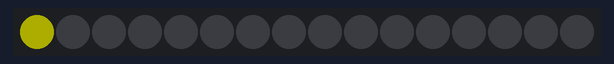
Recording of a sketch running on a simulated Arduino Uno, built with avr-gcc and run on an emulated ATmega328P. Parts: 16 RGB LEDs in strip order, left to right. Dim RGB values are drawn brighter than linear.

Above: at 0.15 s.
At 0.55 s:
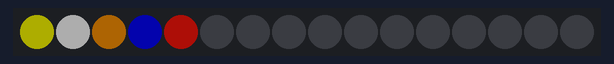
At 0.96 s:
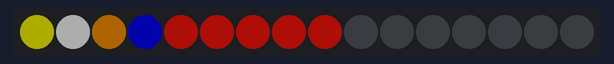
At 1.7 s:
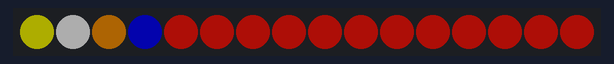

The sketch:

Static.ino
```cpp
// RGBW (Red Green Blue White Neo-Pixel starter code
// 16 LEDS with no loop inside of void loop()

#include <Adafruit_NeoPixel.h>
#ifdef __AVR__
  #include <avr/power.h>
#endif

#define PIN 6

#define NUM_LEDS 16

#define BRIGHTNESS 50

Adafruit_NeoPixel strip = Adafruit_NeoPixel(NUM_LEDS, PIN, NEO_GRBW + NEO_KHZ800);


void setup() {
  Serial.begin(115200);
  strip.setBrightness(BRIGHTNESS);
  strip.begin();
  strip.show(); // Initialize all pixels to 'off'
}

// Initialize some variables for the void loop()
int led, red, green, blue, white;
int wait = 100;

void loop() {

  led = 0; red = 255; green = 255; blue = 0; white = 0;
  strip.setPixelColor(led, red, green , blue, white);
  delay(wait);
  strip.show();

  led = 1; red = 255; green = 255; blue = 255; white = 0;
  strip.setPixelColor(led, red, green , blue, white);
  delay(wait);
  strip.show();

  led = 2; red = 255; green = 150; blue = 10; white = 0;
  strip.setPixelColor(led, red, green , blue, white);
  delay(wait);
  strip.show();

  led = 3; red = 0; green = 0; blue = 250; white = 10;
  strip.setPixelColor(led, red, green , blue, white);
  delay(wait);
  strip.show();

  led = 4; red = 255; green = 16; blue = 8; white = 10;
  strip.setPixelColor(led, red, green , blue, white);
  delay(wait);
   strip.show();

  led = 5; red = 255; green = 16; blue = 8; white = 10;
  strip.setPixelColor(led, red, green , blue, white);
  delay(wait);
   strip.show();

  led = 6; red = 255; green = 16; blue = 8; white = 10;
  strip.setPixelColor(led, red, green , blue, white);
  delay(wait);
   strip.show();

    led = 7; red = 255; green = 16; blue = 8; white = 10;
  strip.setPixelColor(led, red, green , blue, white);
  delay(wait);
   strip.show();

    led = 8; red = 255; green = 16; blue = 8; white = 10;
  strip.setPixelColor(led, red, green , blue, white);
  delay(wait);
   strip.show();

    led = 9; red = 255; green = 16; blue = 8; white = 10;
  strip.setPixelColor(led, red, green , blue, white);
  delay(wait);
   strip.show();

    led = 10; red = 255; green = 16; blue = 8; white = 10;
  strip.setPixelColor(led, red, green , blue, white);
  delay(wait);
   strip.show();

    led = 11; red = 255; green = 16; blue = 8; white = 10;
  strip.setPixelColor(led, red, green , blue, white);
  delay(wait);
   strip.show();

    led = 12; red = 255; green = 16; blue = 8; white = 10;
  strip.setPixelColor(led, red, green , blue, white);
  delay(wait);
   strip.show();

    led = 13; red = 255; green = 16; blue = 8; white = 10;
  strip.setPixelColor(led, red, green , blue, white);
  delay(wait);
   strip.show();

   led = 14; red = 255; green = 16; blue = 8; white = 10;
  strip.setPixelColor(led, red, green , blue, white);
  delay(wait);
   strip.show();

  led = 15; red = 255; green = 16; blue = 8; white = 10;
  strip.setPixelColor(led, red, green , blue, white);
  delay(wait);
  strip.show();


}
```
